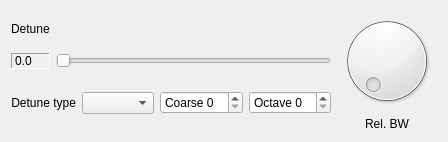
     <widget class="QWidget" name="tab_3">
      <attribute name="title">
       <string>Detune Parameters</string>
      </attribute>
      <layout class="QGridLayout" name="gridLayout_6">
       <item row="0" column="0">
        <widget class="QLabel" name="label_12">
         <property name="text">
          <string>Detune</string>
         </property>
        </widget>
       </item>
       <item row="0" column="5" rowspan="3">
        <widget class="Dial" name="s_val_10">
         <property name="sizePolicy">
          <sizepolicy hsizetype="Preferred" vsizetype="Preferred">
           <horstretch>0</horstretch>
           <verstretch>0</verstretch>
          </sizepolicy>
         </property>
        </widget>
       </item>
       <item row="1" column="0">
        <widget class="QLabel" name="label_13">
         <property name="frameShape">
          <enum>QFrame::Panel</enum>
         </property>
         <property name="frameShadow">
          <enum>QFrame::Sunken</enum>
         </property>
         <property name="text">
          <string>0.0</string>
         </property>
        </widget>
       </item>
       <item row="1" column="1" colspan="4">
        <widget class="Slider" name="horizontalSlider_4">
         <property name="orientation">
          <enum>Qt::Horizontal</enum>
         </property>
         <property name="controlId" stdset="0">
          <string>detune</string>
         </property>
        </widget>
       </item>
       <item row="2" column="0" rowspan="2" colspan="2">
        <widget class="QLabel" name="label">
         <property name="text">
          <string>Detune type</string>
         </property>
         <property name="alignment">
          <set>Qt::AlignRight|Qt::AlignTrailing|Qt::AlignVCenter</set>
         </property>
        </widget>
       </item>
       <item row="2" column="3" rowspan="2">
        <widget class="SpinBox" name="octave_3">
         <property name="prefix">
          <string>Coarse </string>
         </property>
         <property name="controlId" stdset="0">
          <string>coarse_detune</string>
         </property>
        </widget>
       </item>
       <item row="2" column="4" rowspan="2">
        <widget class="SpinBox" name="octave_2">
         <property name="prefix">
          <string>Octave </string>
         </property>
         <property name="controlId" stdset="0">
          <string>octave_detune</string>
         </property>
        </widget>
       </item>
       <item row="3" column="5">
        <widget class="QLabel" name="label_62">
         <property name="text">
          <string>Rel. BW</string>
         </property>
         <property name="alignment">
          <set>Qt::AlignCenter</set>
         </property>
        </widget>
       </item>
       <item row="2" column="2" rowspan="2">
        <widget class="QComboBox" name="comboBox">
         <property name="controlId" stdset="0">
          <string>detune_type</string>
         </property>
        </widget>
       </item>
      </layout>
     </widget>
